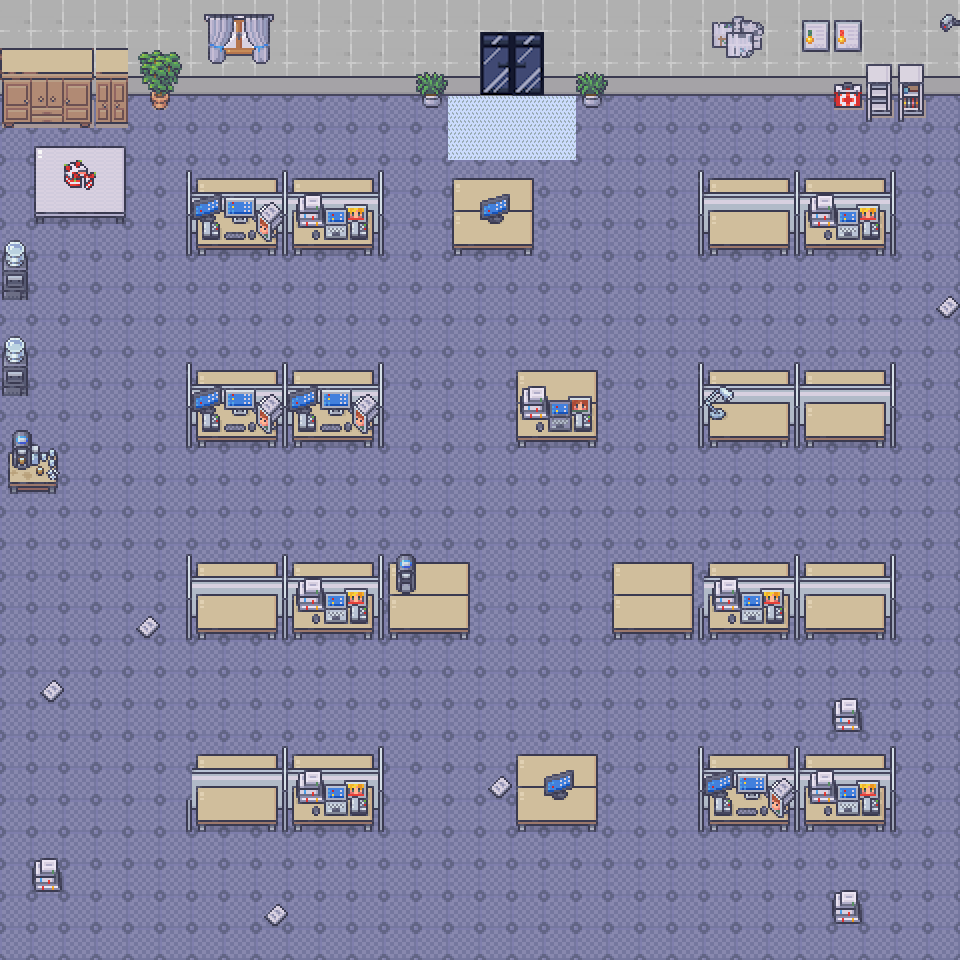

This is a level from a 2D game, rendered from its Tiled map with the project's own tilesets. A one-line summary and the map file follow, with tile-layer data summarised:
An orthogonal 30x30 tile map with 32x32 px tiles, 7 tile layers (ground, wall, wall2, table, ...), 7 tilesets and 9 objects (start, key, electric, electric2, electric3, ...).

<map version="1.10" tiledversion="1.10.2" orientation="orthogonal" renderorder="right-down" width="30" height="30" tilewidth="32" tileheight="32" infinite="0" nextlayerid="9" nextobjectid="16">
 <editorsettings>
  <export target="assets/level2.tmj" format="json" />
 </editorsettings>
 <tileset firstgid="1" name="1_Generic_32x32" tilewidth="32" tileheight="32" tilecount="1248" columns="16">
  <image source="assets/1_Generic_32x32.png" trans="ff00ff" width="512" height="2496" />
 </tileset>
 <tileset firstgid="1249" name="18_Jail_32x32" tilewidth="32" tileheight="32" tilecount="720" columns="16">
  <image source="assets/18_Jail_32x32.png" trans="ff00ff" width="512" height="1440" />
 </tileset>
 <tileset firstgid="1969" name="17_Visibile_Upstairs_System_32x32" tilewidth="32" tileheight="32" tilecount="432" columns="16">
  <image source="assets/17_Visibile_Upstairs_System_32x32.png" trans="ff00ff" width="512" height="864" />
 </tileset>
 <tileset firstgid="2401" name="defimon3" tilewidth="32" tileheight="32" tilecount="848" columns="16">
  <image source="assets/defimon3.png" trans="ff00ff" width="512" height="1696" />
 </tileset>
 <tileset firstgid="3249" name="Carpet" tilewidth="32" tileheight="32" tilecount="960" columns="60">
  <image source="assets/Carpet.png" trans="ff00ff" width="1920" height="512" />
 </tileset>
 <tileset firstgid="4209" name="Buildings32x32" tilewidth="32" tileheight="32" tilecount="180" columns="12">
  <image source="assets/Buildings32x32.png" trans="ff00ff" width="384" height="480" />
 </tileset>
 <tileset firstgid="4389" name="14_Basement_32x32" tilewidth="32" tileheight="32" tilecount="800" columns="16">
  <image source="assets/14_Basement_32x32.png" trans="ff00ff" width="512" height="1600" />
 </tileset>
 <layer id="1" name="ground" width="30" height="30">
  <data>[900 cells, 900 non-empty, 2 distinct tile ids]</data>
 </layer>
 <layer id="2" name="wall" width="30" height="30">
  <data>[900 cells, 90 non-empty, 1 distinct tile ids]</data>
 </layer>
 <layer id="3" name="wall2" width="30" height="30">
  <data>[900 cells, 32 non-empty, 5 distinct tile ids]</data>
 </layer>
 <layer id="6" name="table" width="30" height="30">
  <data>[900 cells, 120 non-empty, 6 distinct tile ids]</data>
 </layer>
 <layer id="4" name="furniture" width="30" height="30">
  <data>[900 cells, 218 non-empty, 73 distinct tile ids]</data>
 </layer>
 <layer id="5" name="furniture2" width="30" height="30">
  <data>[900 cells, 155 non-empty, 24 distinct tile ids]</data>
 </layer>
 <layer id="7" name="computer" width="30" height="30">
  <data>[900 cells, 72 non-empty, 23 distinct tile ids]</data>
 </layer>
 <objectgroup id="8" name="objectLayer">
  <object id="2" name="start" x="512.5" y="117.5">
   <point />
  </object>
  <object id="3" name="key" x="558.5" y="949.5">
   <point />
  </object>
  <object id="7" name="electric" x="947" y="685">
   <point />
  </object>
  <object id="9" name="electric2" x="82" y="501">
   <point />
  </object>
  <object id="11" name="electric3" x="77" y="882">
   <point />
  </object>
  <object id="12" name="electric4" x="927" y="311">
   <point />
  </object>
  <object id="13" name="life" x="441" y="417">
   <point />
  </object>
  <object id="14" name="life2" x="435" y="798">
   <point />
  </object>
  <object id="15" name="life3" x="642" y="795">
   <point />
  </object>
 </objectgroup>
</map>
